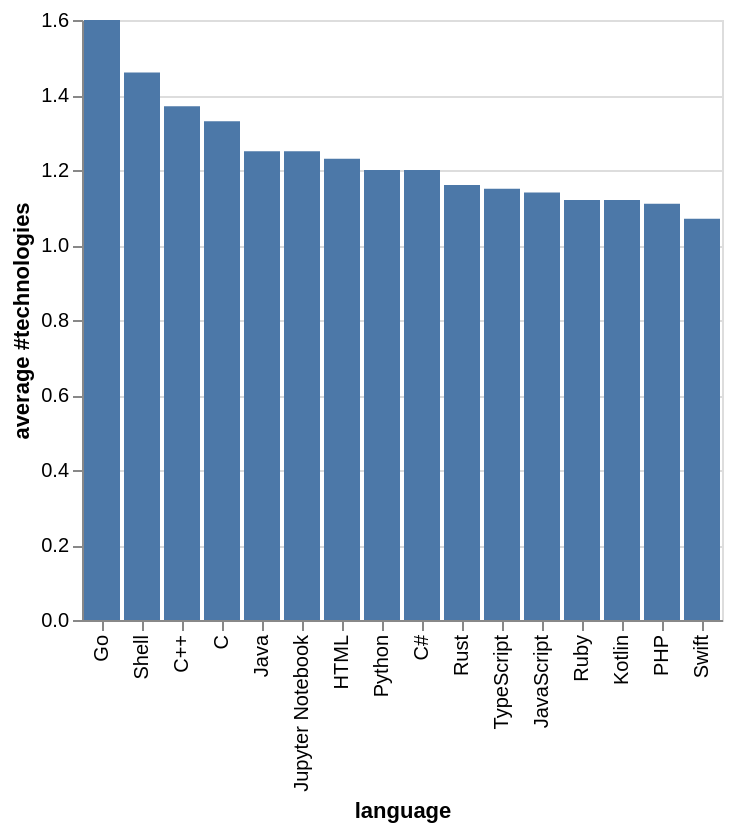

The specification (Vega-Lite) saved for this image:
### Vega-Lite specification from a JSON file in a GitHub repository (floating-point values rounded to 4 significant figures)
{"$schema": "https://vega.github.io/schema/vega-lite/v5.json", "description": "A bar chart with highlighting on hover and selecting on click. (Inspired by Tableau's interaction style.)", "data": {"values": [{"language": "Python", "average #tools": 1.2}, {"language": "JavaScript", "average #tools": 1.14}, {"language": "PHP", "average #tools": 1.11}, {"language": "Swift", "average #tools": 1.07}, {"language": "TypeScript", "average #tools": 1.15}, {"language": "C++", "average #tools": 1.37}, {"language": "Go", "average #tools": 1.6}, {"language": "Rust", "average #tools": 1.16}, {"language": "C#", "average #tools": 1.2}, {"language": "Java", "average #tools": 1.25}, {"language": "C", "average #tools": 1.33}, {"language": "HTML", "average #tools": 1.23}, {"language": "Shell", "average #tools": 1.46}, {"language": "Ruby", "average #tools": 1.12}, {"language": "Kotlin", "average #tools": 1.12}, {"language": "Jupyter Notebook", "average #tools": 1.25}]}, "mark": "bar", "encoding": {"x": {"field": "language", "type": "ordinal", "sort": "-y"}, "y": {"field": "average #tools", "title": "average #technologies", "type": "quantitative", "stack": false}}}
